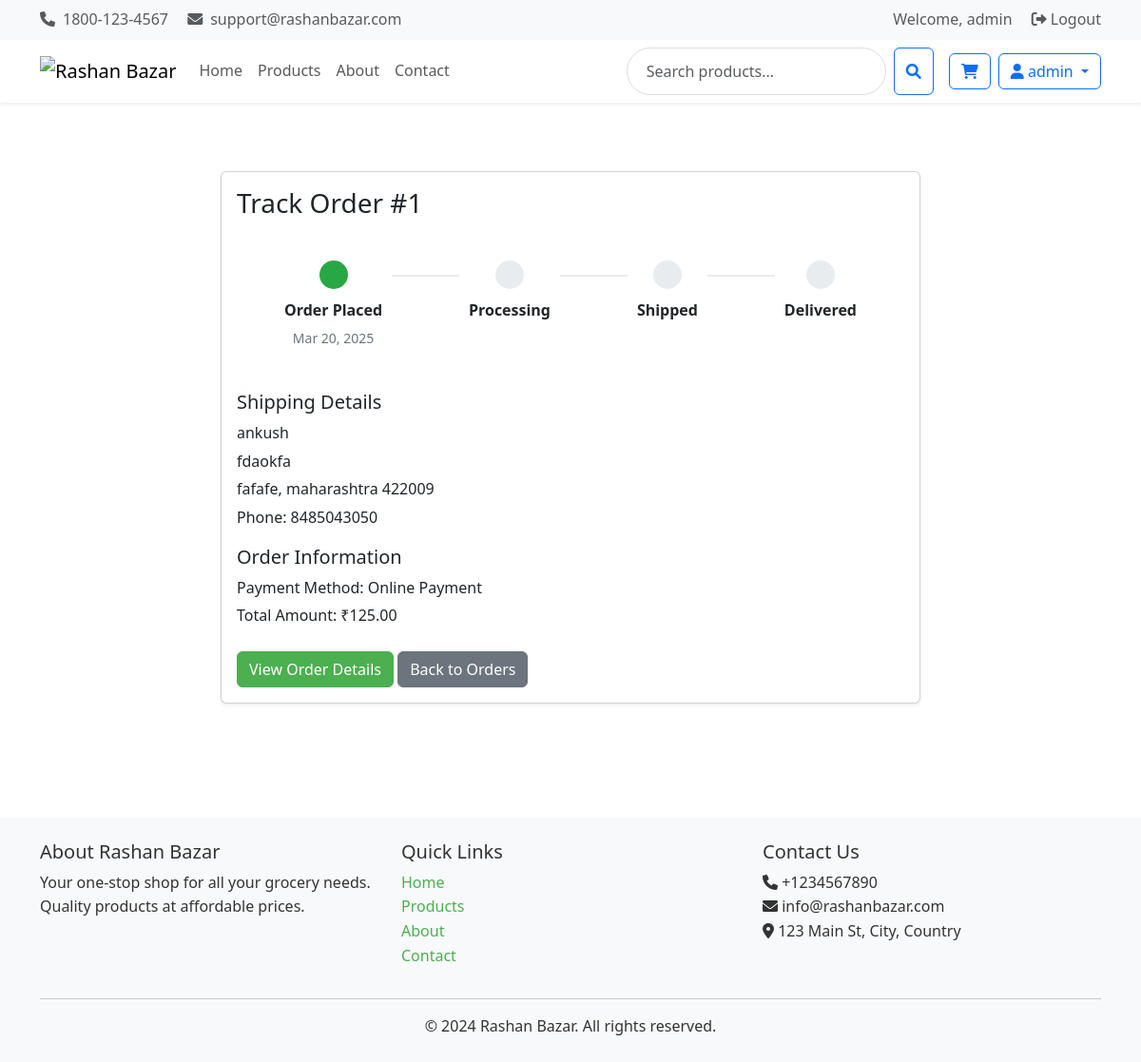
Page /orders/track/1/ (signed in) on the committed database.
### accounts/models.py (models this page shows, shortened)
class CustomUser(AbstractUser):
    phone_number = models.CharField(max_length=15, blank=True)
    address = models.TextField(blank=True)

### orders/models.py (models this page shows, shortened)
class Order(models.Model):
    STATUS_CHOICES = (
        ('pending', 'Pending'),
        ('processing', 'Processing'),
        ('shipped', 'Shipped'),
        ('delivered', 'Delivered'),
        ('cancelled', 'Cancelled'),
    )
    PAYMENT_CHOICES = (
        ('cod', 'Cash on Delivery'),
        ('online', 'Online Payment'),
    )
    user = models.ForeignKey(settings.AUTH_USER_MODEL, on_delete=models.CASCADE)
    address_line1 = models.CharField(max_length=255)
    address_line2 = models.CharField(max_length=255, blank=True)
    city = models.CharField(max_length=100)
    state = models.CharField(max_length=100)
    postal_code = models.CharField(max_length=10)
    phone = models.CharField(max_length=15)
    created = models.DateTimeField(auto_now_add=True)
    updated = models.DateTimeField(auto_now=True)
    status = models.CharField(max_length=20, choices=STATUS_CHOICES, default='pending')
    payment_method = models.CharField(max_length=10, choices=PAYMENT_CHOICES, default='cod')
    total_amount = models.DecimalField(max_digits=10, decimal_places=2)
    class Meta:
        ordering = ['-created']

### orders/views.py (the view)
# urls.py: path('track/<int:order_id>/', views.order_track, name='order_track'),
@login_required
def order_track(request, order_id):
    order = get_object_or_404(Order, id=order_id, user=request.user)
    return render(request, 'orders/order_track.html', {'order': order})

### cart/context_processors.py (called while the page is built)
def cart(request):
    if request.user.is_authenticated:
        cart, created = Cart.objects.get_or_create(user=request.user)
        return {'cart': cart}
    return {'cart': None}

### templates/orders/order_track.html (shortened to what this page needs)
{% extends 'base.html' %}
{% load static %}
{% block content %}
<div class="container my-5">
    <div class="row">
        <div class="col-md-8 mx-auto">
            <div class="card shadow-sm">
                <div class="card-body">
                    <h3 class="card-title mb-4">Track Order #{{ order.id }}</h3>
                    <div class="timeline mb-4">
                        <div class="status-line">
                            {% with status=order.status %}
                            <div class="status-point {% if status != 'cancelled' %}active{% endif %}">
                                <div class="status-label">Order Placed</div>
                                <div class="status-date">{{ order.created|date:"M j, Y" }}</div>
                            </div>
                            <div class="status-point {% if status == 'processing' or status == 'shipped' or status == 'delivered' %}active{% endif %}">
                                <div class="status-label">Processing</div>
                            </div>
                            <div class="status-point {% if status == 'shipped' or status == 'delivered' %}active{% endif %}">
                                <div class="status-label">Shipped</div>
                            </div>
                            <div class="status-point {% if status == 'delivered' %}active{% endif %}">
                                <div class="status-label">Delivered</div>
                            </div>
                            {% endwith %}
                        </div>
                    </div>
                    <div class="order-details">
                        <h5>Shipping Details</h5>
                        <p class="mb-1">{{ order.address_line1 }}</p>
                        {% if order.address_line2 %}
                            <p class="mb-1">{{ order.address_line2 }}</p>
                        {% endif %}
                        <p class="mb-1">{{ order.city }}, {{ order.state }} {{ order.postal_code }}</p>
                        <p class="mb-3">Phone: {{ order.phone }}</p>
                        <h5>Order Information</h5>
                        <p class="mb-1">Payment Method: {{ order.get_payment_method_display }}</p>
                        <p class="mb-1">Total Amount: ₹{{ order.total_amount }}</p>
                    </div>
                    <div class="mt-4">
                        <a href="{% url 'orders:order_detail' order.id %}" class="btn btn-primary">View Order Details</a>
                        <a href="{% url 'orders:order_list' %}" class="btn btn-secondary">Back to Orders</a>
                    </div>
                </div>
            </div>
        </div>
    </div>
</div>
{% endblock %}

### templates/base.html (shortened to what this page needs)
<!DOCTYPE html>
{% load static %}
<html lang="en">
<head>
    <link href="https://cdn.jsdelivr.net/npm/bootstrap@5.3.0/dist/css/bootstrap.min.css" rel="stylesheet">
    <link href="https://cdnjs.cloudflare.com/ajax/libs/font-awesome/6.0.0/css/all.min.css" rel="stylesheet">
    <link href="{% static 'css/style.css' %}" rel="stylesheet">
</head>
<body>
    <div class="bg-light py-2">
        <div class="container">
            <div class="row align-items-center">
                <div class="col-md-6">
                    <span class="text-muted"><i class="fas fa-phone me-2"></i>1800-123-4567</span>
                    <span class="text-muted ms-3"><i class="fas fa-envelope me-2"></i>support@rashanbazar.com</span>
                </div>
                <div class="col-md-6 text-end">
                    {% if user.is_authenticated %}
                        <span class="text-muted me-3">Welcome, {{ user.username }}</span>
                        <a href="{% url 'account_logout' %}" class="text-muted"><i class="fas fa-sign-out-alt me-1"></i>Logout</a>
                    {% else %}
                        <a href="{% url 'account_login' %}" class="text-muted me-3"><i class="fas fa-sign-in-alt me-1"></i>Login</a>
                        <a href="{% url 'account_signup' %}" class="text-muted"><i class="fas fa-user-plus me-1"></i>Sign Up</a>
                    {% endif %}
                </div>
            </div>
        </div>
    </div>
    <nav class="navbar navbar-expand-lg navbar-light bg-white shadow-sm sticky-top">
        <div class="container">
            <a class="navbar-brand" href="{% url 'home' %}">
                <img src="{% static 'images/logo.png' %}" alt="Rashan Bazar" height="40">
            </a>
            <div class="collapse navbar-collapse" id="navbarNav">
                <ul class="navbar-nav me-auto">
                    <li class="nav-item">
                        <a class="nav-link" href="{% url 'home' %}">Home</a>
                    </li>
                    <li class="nav-item">
                        <a class="nav-link" href="{% url 'products:product_list' %}">Products</a>
                    </li>
                    <li class="nav-item">
                        <a class="nav-link" href="{% url 'about' %}">About</a>
                    </li>
                    <li class="nav-item">
                        <a class="nav-link" href="{% url 'contact' %}">Contact</a>
                    </li>
                </ul>
                <div class="d-flex align-items-center">
                    <form class="d-flex me-3" action="{% url 'products:product_list' %}" method="get">
                        <input class="form-control me-2" type="search" name="q" placeholder="Search products..." aria-label="Search">
                        <button class="btn btn-outline-primary" type="submit">
                            <i class="fas fa-search"></i>
                        </button>
                    </form>
                    {% if user.is_authenticated %}
                        <div class="d-flex align-items-center">
                            <a href="{% url 'cart:cart_detail' %}" class="btn btn-outline-primary me-2 position-relative">
                                <i class="fas fa-shopping-cart"></i>
                            </a>
                            <div class="dropdown">
                                <button class="btn btn-outline-primary dropdown-toggle" type="button" id="userDropdown" data-bs-toggle="dropdown">
                                    <i class="fas fa-user"></i> {{ user.username }}
                                </button>
                            </div>
                        </div>
                    {% else %}
                        <div class="d-flex gap-2">
                            <a href="{% url 'account_login' %}" class="btn btn-outline-primary">Login</a>
                            <a href="{% url 'account_signup' %}" class="btn btn-primary">Sign Up</a>
                        </div>
                    {% endif %}
                </div>
            </div>
        </div>
    </nav>
    <main class="py-4">
        {% block content %}{% endblock %}
    </main>
    <footer class="bg-light py-4 mt-5">
        <div class="container">
            <div class="row">
                <div class="col-md-4">
                    <h5>About Rashan Bazar</h5>
                    <p>Your one-stop shop for all your grocery needs. Quality products at affordable prices.</p>
                </div>
                <div class="col-md-4">
                    <h5>Quick Links</h5>
                    <ul class="list-unstyled">
                        <li><a href="{% url 'home' %}" class="text-decoration-none">Home</a></li>
                        <li><a href="{% url 'products:product_list' %}" class="text-decoration-none">Products</a></li>
                        <li><a href="{% url 'about' %}" class="text-decoration-none">About</a></li>
                        <li><a href="{% url 'contact' %}" class="text-decoration-none">Contact</a></li>
                    </ul>
                </div>
                <div class="col-md-4">
                    <h5>Contact Us</h5>
                    <ul class="list-unstyled">
                        <li><i class="fas fa-phone"></i> +1234567890</li>
                        <li><i class="fas fa-envelope"></i> info@rashanbazar.com</li>
                        <li><i class="fas fa-map-marker-alt"></i> 123 Main St, City, Country</li>
                    </ul>
                </div>
            </div>
            <hr>
            <div class="text-center">
                <p class="mb-0">&copy; 2024 Rashan Bazar. All rights reserved.</p>
            </div>
        </div>
    </footer>
</body>
</html>

### static/css/style.css (style rules this page uses)
:root { --primary-color: #4CAF50; --secondary-color: #45a049; --accent-color: #ff9800; --text-color: #333; --light-gray: #f5f5f5; --border-color: #ddd; }
body { font-family: 'Segoe UI', Tahoma, Geneva, Verdana, sans-serif; line-height: 1.6; color: var(--text-color); margin: 0; padding: 0; }
.navbar { background-color: white; box-shadow: 0 2px 4px rgba(0,0,0,0.1); }
.navbar-brand img { max-height: 40px; }
.btn-primary { background-color: var(--primary-color); border-color: var(--primary-color); }
a { text-decoration: none; color: var(--primary-color); transition: color 0.3s ease; }
.form-control { border-radius: 25px; padding: 0.75rem 1.25rem; border: 1px solid var(--border-color); }

### templates/orders/order_track.html (style rules this page uses)
.timeline { position: relative; padding: 20px 0; }
.status-line { display: flex; justify-content: space-between; position: relative; margin: 0 40px; }
.status-line::before { content: ''; position: absolute; top: 15px; left: 0; right: 0; height: 2px; background-color: #e9ecef; z-index: 1; }
.status-point { position: relative; z-index: 2; background-color: white; padding: 0 10px; text-align: center; }
.status-point::before { content: ''; width: 30px; height: 30px; background-color: #e9ecef; border-radius: 50%; display: block; margin: 0 auto 10px; }
.status-point.active::before { background-color: #28a745; }
.status-label { font-weight: bold; margin-bottom: 5px; }
.status-date { font-size: 0.875rem; color: #6c757d; }

### rows in the picture
CustomUser: username "admin"
Order: id "1", created "Mar 20, 2025", address_line1 "ankush", address_line2 "fdaokfa", city "fafafe", state "maharashtra", postal_code "422009", phone "8485043050", payment_method "Online Payment", total_amount "125.00"
